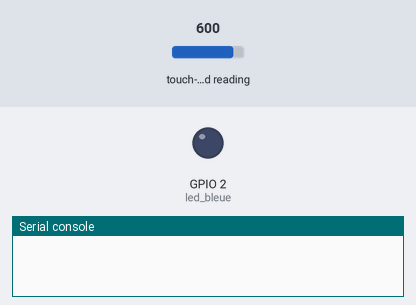
A program run on a simulated ESP32 board running MicroPython. Parts: output pins drawn as LEDs (lit = HIGH), the last lines printed to the serial console. The test bench sets the inputs (shaded band); at power-on: touch-pad reading 600.

Above: at 1.2 s.
1.3 s: touch-pad reading set to 210
2.8 s: touch-pad reading set to 194
At 3.3 s:
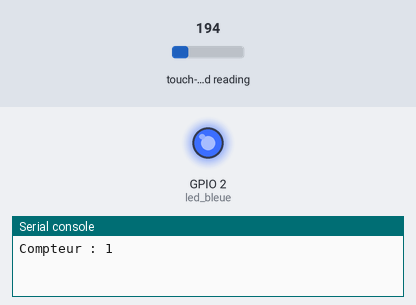
Timing chart, 0 to 5.8 s (numbered marks = the images above; inputs shaded):
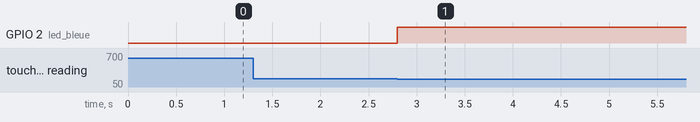

Measured:
- the behaviour switches between 200 and 199 on touch-pad reading (found by bisection; images 0 and 1)
- after the input at 1.3 s, every drawn part: stays the same
- after the input at 2.8 s, GPIO 2 (led_bleue): LOW → HIGH at once

The program:

touchpad-comptage-bloquant.py
```python
from machine import TouchPad, Pin
from time import sleep

tp1 = TouchPad(Pin(15))
led_bleue = Pin(2, Pin.OUT)
compt = 0
seuil = 200
ancien_etat = tp1.read()

for boucle in range (10) :         # on fait juste 10 cycles, et on arrete
    while not tp1.read() < seuil : # on attend l'appui sur le touch pad
        pass                       # on ne fait rien, mais il faut le dire
    compt = compt + 1
    print("Compteur :",compt)
    led_bleue.value(not led_bleue.value())     # basculement de led_bleue
    while tp1.read() < seuil :     # on attend l'appui sur le touch pin
        pass                       # on ne fait rien, mais il faut le dire
```
